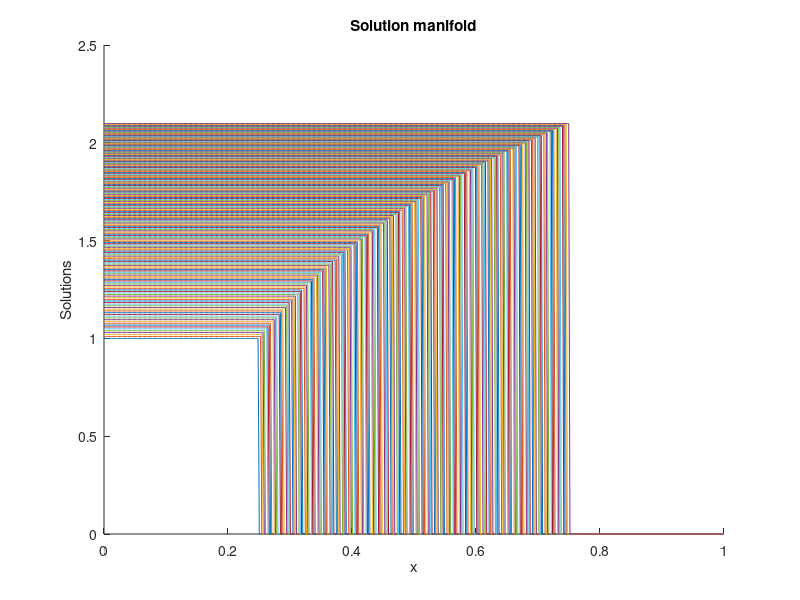

Write MATLAB code to recreate this figure. (Note: this script raises an error after producing the figure.)
clc; clear all; close all;
Nx = 500;
Nmu = 200;
xx = linspace(0,1,Nx);
mus = linspace(1,3,Nmu);
[MM,XX] = meshgrid(mus,xx);
%y_exact = @(x,mu) sin(2*pi*x.^exp(mu));
y_exact = @(x,mu) (1+log(mu)).*(x<(mu/4)); %exp(-(100*(x-mu/4)).^2);
yy = y_exact(XX,MM);

% Plot the solutions for varying mus
figure;
hold on;
for i = 1:length(mus)
    plot(xx, yy(:,i));
end
title("Solution manifold");
xlabel("x");
ylabel("Solutions");

Nmu_test = 10;
mu_test = linspace(1.1,2.9,Nmu_test);
[MM_test,XX_test] = meshgrid(mu_test,xx);
yy_test = y_exact(XX_test,MM_test);

methods = ["POD","convolutional autoencoder","autoencoder","discrete learning","operator learning"];


predicted_test = dictionary();
info_NNs = dictionary();

% POD
n_rom = 50;
[A,B,C]=svd(yy);
V_rom = A(:,1:n_rom);
predicted_test{"POD"} = V_rom*(V_rom'*yy_test);

% Autoencoder
fprintf("Autoencoder\n")
[autoenc,info_autoencoder] = fun_autoencoder(xx,mus,yy);
info_NNs{"autoencoder"} = info_autoencoder;
predicted_test{"autoencoder"} = predict(autoenc, yy_test')';


% convolutional_autoencoder
fprintf("Convolutional Autoencoder\n");
[conv_autoenc,info_conv_autoenc] = fun_convolutional_autoencoder_500(xx,mus,yy);
info_NNs{"convolutional autoencoder"} = info_conv_autoenc;

% Test data for autoencoder
test_data = cell(1,Nmu_test);
for i =1:Nmu_test
    test_data{i} = y_exact(xx,mu_test(i))';
end
predicted_test{"convolutional autoencoder"} = reshape(minibatchpredict(conv_autoenc, test_data),Nx,Nmu_test);


% Discrete learning
fprintf("Discrete learning \n");
[discrete_learning,info_discrete_learning] = fun_discrete_learning(xx,mus,yy);
info_NNs{"discrete learning"} = info_discrete_learning;

% predict 
predicted_test{"discrete learning"} = zeros(Nx,Nmu_test);
for i =1:Nmu_test
    predicted_test{"discrete learning"}(:,i) = predict(discrete_learning,mu_test(i));
end

% Operator Learning
fprintf("Operator Learning\n");
[operator_learning, info_operator_learning] = fun_operator_learning(xx, mus, yy);
info_NNs{"operator learning"} = info_operator_learning;

predicted_test{"operator learning"} = zeros(Nx,Nmu_test);
for i =1:Nmu_test
    test_data = zeros(Nx,2);
    test_data(:,1) = xx;
    test_data(:,2) = mu_test(i);
    predicted_test{"operator learning"}(:,i) = predict(operator_learning,test_data)';
end


%% Plot
keysList = keys(predicted_test);

fig=figure();
for i = 1: numel(keysList)
    method = keysList(i);
    all_predictions = predicted_test{method};
    plot(xx, all_predictions(:,1), 'LineWidth',0.2, 'DisplayName', method);
    hold on
end
plot(xx,yy_test(:,1),'LineWidth',0.2,'DisplayName',"exact");
legend show;
hold off;
saveas(fig,"comparison_one_test_param.png")
saveas(fig,"comparison_one_test_param.pdf")


fig=figure();
colors = ['r','b','m','c','y','g'];
for i = 1: numel(keysList)
    method = keysList(i);
    all_predictions = predicted_test{method};
    for imu = 1:Nmu_test
        if imu==1
            plot(xx, all_predictions(:,imu), 'Color',colors(i), 'LineWidth',0.2, 'DisplayName', method);
        else
            plot(xx, all_predictions(:,imu), 'Color',colors(i), 'LineWidth',0.2);
        end
        hold on
    end
end
for imu =1:Nmu_test
    if imu==1
        plot(xx,yy_test(:,imu),'Color','k','LineWidth',0.2,'DisplayName',"exact");
    else
        plot(xx,yy_test(:,imu),'Color','k','LineWidth',0.2);
    end
end
legend show;
hold off;
saveas(fig,"comparison_all_test_param.png")
saveas(fig,"comparison_all_test_param.pdf")



% Losses
keysList = keys(info_NNs);

fig = figure();
for i=1:numel(keysList)
    method = keysList(i);
    info = info_NNs{method};
    history = info.TrainingHistory;
    semilogy(history.Epoch,history.Loss,'LineWidth',0.2,'DisplayName',method);
    hold on
end
% Plot losses
xlabel('Epochs');
ylabel('Loss');
title('Training Loss for Different Methods');
legend show;
hold off;
saveas(fig, "loss_comparison.png");
saveas(fig, "loss_comparison.pdf");
